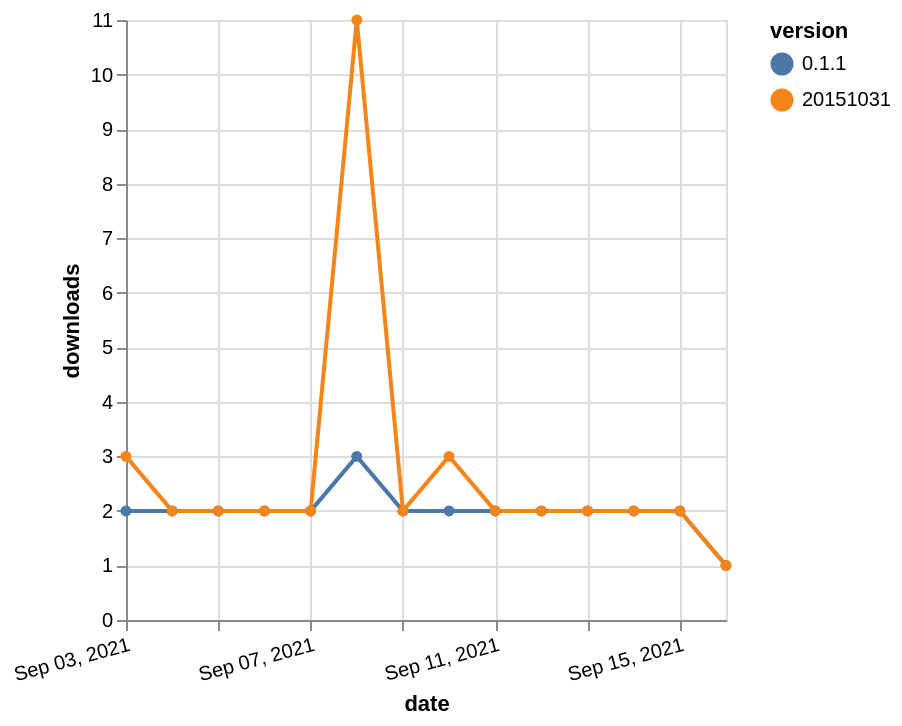

Write a Vega-Lite specification for this figure.
### Vega-Lite specification from a JSON file in a GitHub repository (floating-point values rounded to 4 significant figures)
{"$schema": "https://vega.github.io/schema/vega-lite/v5.json", "description": "A simple bar chart with embedded data.", "data": {"values": [{"date": "2021-09-03", "total": 2231, "delta": 2, "version": "0.1.1"}, {"date": "2021-09-04", "total": 2233, "delta": 2, "version": "0.1.1"}, {"date": "2021-09-05", "total": 2235, "delta": 2, "version": "0.1.1"}, {"date": "2021-09-06", "total": 2237, "delta": 2, "version": "0.1.1"}, {"date": "2021-09-07", "total": 2239, "delta": 2, "version": "0.1.1"}, {"date": "2021-09-08", "total": 2242, "delta": 3, "version": "0.1.1"}, {"date": "2021-09-09", "total": 2244, "delta": 2, "version": "0.1.1"}, {"date": "2021-09-10", "total": 2246, "delta": 2, "version": "0.1.1"}, {"date": "2021-09-11", "total": 2248, "delta": 2, "version": "0.1.1"}, {"date": "2021-09-12", "total": 2250, "delta": 2, "version": "0.1.1"}, {"date": "2021-09-13", "total": 2252, "delta": 2, "version": "0.1.1"}, {"date": "2021-09-14", "total": 2254, "delta": 2, "version": "0.1.1"}, {"date": "2021-09-15", "total": 2256, "delta": 2, "version": "0.1.1"}, {"date": "2021-09-16", "total": 2257, "delta": 1, "version": "0.1.1"}, {"date": "2021-09-03", "total": 11781, "delta": 3, "version": "20151031"}, {"date": "2021-09-04", "total": 11783, "delta": 2, "version": "20151031"}, {"date": "2021-09-05", "total": 11785, "delta": 2, "version": "20151031"}, {"date": "2021-09-06", "total": 11787, "delta": 2, "version": "20151031"}, {"date": "2021-09-07", "total": 11789, "delta": 2, "version": "20151031"}, {"date": "2021-09-08", "total": 11800, "delta": 11, "version": "20151031"}, {"date": "2021-09-09", "total": 11802, "delta": 2, "version": "20151031"}, {"date": "2021-09-10", "total": 11805, "delta": 3, "version": "20151031"}, {"date": "2021-09-11", "total": 11807, "delta": 2, "version": "20151031"}, {"date": "2021-09-12", "total": 11809, "delta": 2, "version": "20151031"}, {"date": "2021-09-13", "total": 11811, "delta": 2, "version": "20151031"}, {"date": "2021-09-14", "total": 11813, "delta": 2, "version": "20151031"}, {"date": "2021-09-15", "total": 11815, "delta": 2, "version": "20151031"}, {"date": "2021-09-16", "total": 11816, "delta": 1, "version": "20151031"}]}, "width": "container", "mark": {"type": "line", "point": {"filled": true}}, "encoding": {"x": {"field": "date", "type": "temporal", "timeUnit": "yearmonthdate", "title": "date", "axis": {"labelAngle": -15}}, "y": {"field": "delta", "type": "quantitative", "title": "downloads"}, "color": {"field": "version", "type": "nominal"}, "tooltip": {"field": "delta"}}}
